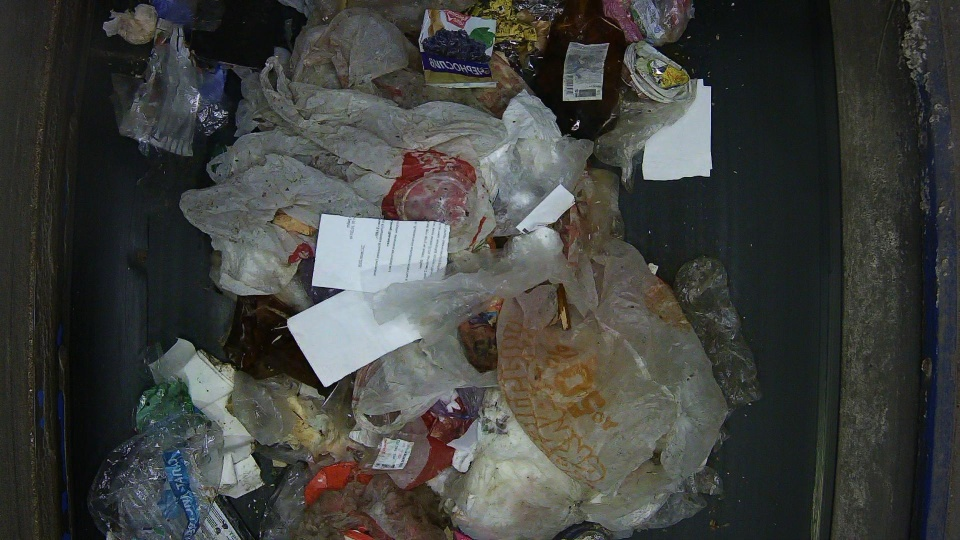
#> input picture DATASETS_BERNOULLI/test/images/Monitoring_photo_2_test_25-Mar_11-18-48.jpg, 960 x 540 px
$ python -i piqe.py   (imports and definitions only)
#> lines starting #> are read from the running program, lines starting #| are printed output that depends on the picture; after the words box and inside, x2 and y2 are one past the last pixel; in counts of white or black regions, pixels touching at a corner belong together
#> further down, picture is the input picture: shape (540, 960, 3); mean B, G, R 63, 65.9, 64.4
# credits to : https://github.com/buyizhiyou/NRVQA, I just copied over the code
# could not find a package for PIQE so I borrowed from the above

import numpy as np
import cv2
from scipy.special import gamma


def calculate_mscn(dis_image):
    dis_image = dis_image.astype(np.float32)  # 类型转换十分重要
    ux = cv2.GaussianBlur(dis_image, (7, 7), 7/6)
    ux_sq = ux*ux
    sigma = np.sqrt(np.abs(cv2.GaussianBlur(dis_image**2, (7, 7), 7/6)-ux_sq))

    mscn = (dis_image-ux)/(1+sigma)

    return mscn

# Function to segment block edges


def segmentEdge(blockEdge, nSegments, blockSize, windowSize):
    # Segment is defined as a collection of 6 contiguous pixels in a block edge
    segments = np.zeros((nSegments, windowSize))
    for i in range(nSegments):
        segments[i, :] = blockEdge[i:windowSize]
        if(windowSize <= (blockSize+1)):
            windowSize = windowSize+1

    return segments


def noticeDistCriterion(Block, nSegments, blockSize, windowSize, blockImpairedThreshold, N):
    # Top edge of block
    topEdge = Block[0, :]
    segTopEdge = segmentEdge(topEdge, nSegments, blockSize, windowSize)

    # Right side edge of block
    rightSideEdge = Block[:, N-1]
    rightSideEdge = np.transpose(rightSideEdge)
    segRightSideEdge = segmentEdge(
        rightSideEdge, nSegments, blockSize, windowSize)

    # Down side edge of block
    downSideEdge = Block[N-1, :]
    segDownSideEdge = segmentEdge(
        downSideEdge, nSegments, blockSize, windowSize)

    # Left side edge of block
    leftSideEdge = Block[:, 0]
    leftSideEdge = np.transpose(leftSideEdge)
    segLeftSideEdge = segmentEdge(
        leftSideEdge, nSegments, blockSize, windowSize)

    # Compute standard deviation of segments in left, right, top and down side edges of a block
    segTopEdge_stdDev = np.std(segTopEdge, axis=1)
    segRightSideEdge_stdDev = np.std(segRightSideEdge, axis=1)
    segDownSideEdge_stdDev = np.std(segDownSideEdge, axis=1)
    segLeftSideEdge_stdDev = np.std(segLeftSideEdge, axis=1)

    # Check for segment in block exhibits impairedness, if the standard deviation of the segment is less than blockImpairedThreshold.
    blockImpaired = 0
    for segIndex in range(segTopEdge.shape[0]):
        if((segTopEdge_stdDev[segIndex] < blockImpairedThreshold) or
                (segRightSideEdge_stdDev[segIndex] < blockImpairedThreshold) or
                (segDownSideEdge_stdDev[segIndex] < blockImpairedThreshold) or
                (segLeftSideEdge_stdDev[segIndex] < blockImpairedThreshold)):
            blockImpaired = 1
            break

    return blockImpaired


def noiseCriterion(Block, blockSize, blockVar):
    # Compute block standard deviation[h,w,c]=size(I)
    blockSigma = np.sqrt(blockVar)
    # Compute ratio of center and surround standard deviation
    cenSurDev = centerSurDev(Block, blockSize)
    # Relation between center-surround deviation and the block standard deviation
    blockBeta = (abs(blockSigma-cenSurDev))/(max(blockSigma, cenSurDev))

    return blockSigma, blockBeta

# Function to compute center surround Deviation of a block


def centerSurDev(Block, blockSize):
    # block center
    center1 = int((blockSize+1)/2)-1
    center2 = center1+1
    center = np.vstack((Block[:, center1], Block[:, center2]))
    # block surround
    Block = np.delete(Block, center1, axis=1)
    Block = np.delete(Block, center1, axis=1)

    # Compute standard deviation of block center and block surround
    center_std = np.std(center)
    surround_std = np.std(Block)

    # Ratio of center and surround standard deviation
    cenSurDev = (center_std/surround_std)

    # Check for nan's
    # if(isnan(cenSurDev)):
    #     cenSurDev = 0

    return cenSurDev


def piqe(im):
    blockSize = 16  # Considered 16x16 block size for overall analysis
    activityThreshold = 0.1  # Threshold used to identify high spatially prominent blocks
    blockImpairedThreshold = 0.1  # Threshold identify blocks having noticeable artifacts
    windowSize = 6  # Considered segment size in a block edge.
    nSegments = blockSize-windowSize+1  # Number of segments for each block edge
    distBlockScores = 0  # Accumulation of distorted block scores
    NHSA = 0  # Number of high spatial active blocks.

    # pad if size is not divisible by blockSize
    if len(im.shape) == 3:
        im = cv2.cvtColor(im, cv2.COLOR_BGR2GRAY)
    originalSize = im.shape
    rows, columns = originalSize
    rowsPad = rows % blockSize
    columnsPad = columns % blockSize
    isPadded = False
    if(rowsPad > 0 or columnsPad > 0):
        if rowsPad > 0:
            rowsPad = blockSize-rowsPad
        if columnsPad > 0:
            columnsPad = blockSize-columnsPad
        isPadded = True
        padSize = [rowsPad, columnsPad]
    im = np.pad(im, ((0, rowsPad), (0, columnsPad)), 'edge')
#> im: shape (544, 960)

    # Normalize image to zero mean and ~unit std
    # used circularly-symmetric Gaussian weighting function sampled out
    # to 3 standard deviations.
    imnorm = calculate_mscn(im)
#> in calculate_mscn, `ux_sq = ux*ux`:
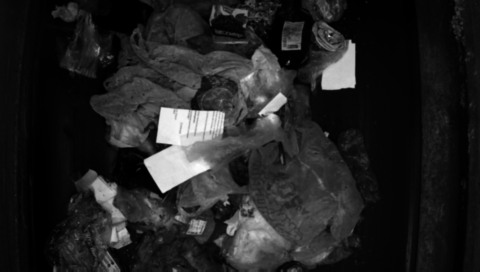
#> ux_sq: shape (544, 960) float32 (shown at 1/2 size); min 43.27, max 43784.5, mean 6111.6; drawn with min black and max white
#> in calculate_mscn, `sigma = np.sqrt(np.abs(cv2.GaussianBlur(dis_image**2, (7, 7), 7/6)-ux_..`:
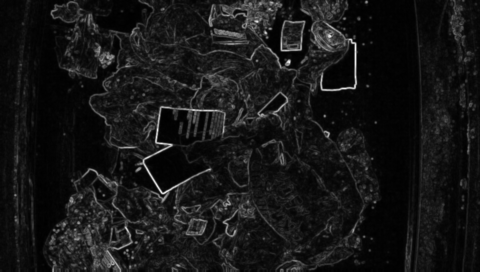
#> sigma: shape (544, 960) float32 (shown at 1/2 size); min 0, max 84.36, mean 7.6; drawn with min black and max white
#> in calculate_mscn, `mscn = (dis_image-ux)/(1+sigma)`:
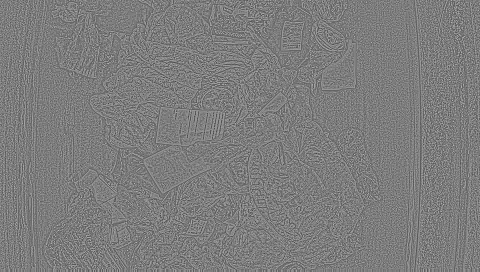
#> mscn: shape (544, 960) float32 (shown at 1/2 size); min -2.38, max 2.46, mean -0.00364; drawn with min black and max white

    # Preallocation for masks
    NoticeableArtifactsMask = np.zeros(imnorm.shape)
    NoiseMask = np.zeros(imnorm.shape)
    ActivityMask = np.zeros(imnorm.shape)

    # Start of block by block processing
    total_var = []
    total_bscore = []
    total_ndc = []
    total_nc = []

    BlockScores = []
    for i in np.arange(0, imnorm.shape[0]-1, blockSize):
        for j in np.arange(0, imnorm.shape[1]-1, blockSize):
             # Weights Initialization
            WNDC = 0
            WNC = 0

            # Compute block variance
            Block = imnorm[i:i+blockSize, j:j+blockSize]
            blockVar = np.var(Block)

            if(blockVar > activityThreshold):
                ActivityMask[i:i+blockSize, j:j+blockSize] = 1
                NHSA = NHSA+1

                # Analyze Block for noticeable artifacts
                blockImpaired = noticeDistCriterion(
                    Block, nSegments, blockSize-1, windowSize, blockImpairedThreshold, blockSize)

                if(blockImpaired):
                    WNDC = 1
                    NoticeableArtifactsMask[i:i +
                                            blockSize, j:j+blockSize] = blockVar

                # Analyze Block for guassian noise distortions
                [blockSigma, blockBeta] = noiseCriterion(
                    Block, blockSize-1, blockVar)

                if((blockSigma > 2*blockBeta)):
                    WNC = 1
                    NoiseMask[i:i+blockSize, j:j+blockSize] = blockVar

                # Pooling/ distortion assigment
                # distBlockScores = distBlockScores + \
                #     WNDC*pow(1-blockVar, 2) + WNC*pow(blockVar, 2)

                if WNDC*pow(1-blockVar, 2) + WNC*pow(blockVar, 2) > 0:
                    BlockScores.append(
                        WNDC*pow(1-blockVar, 2) + WNC*pow(blockVar, 2))

                total_var = [total_var, blockVar]
                total_bscore = [total_bscore, WNDC *
                                (1-blockVar) + WNC*(blockVar)]
                total_ndc = [total_ndc, WNDC]
                total_nc = [total_nc, WNC]
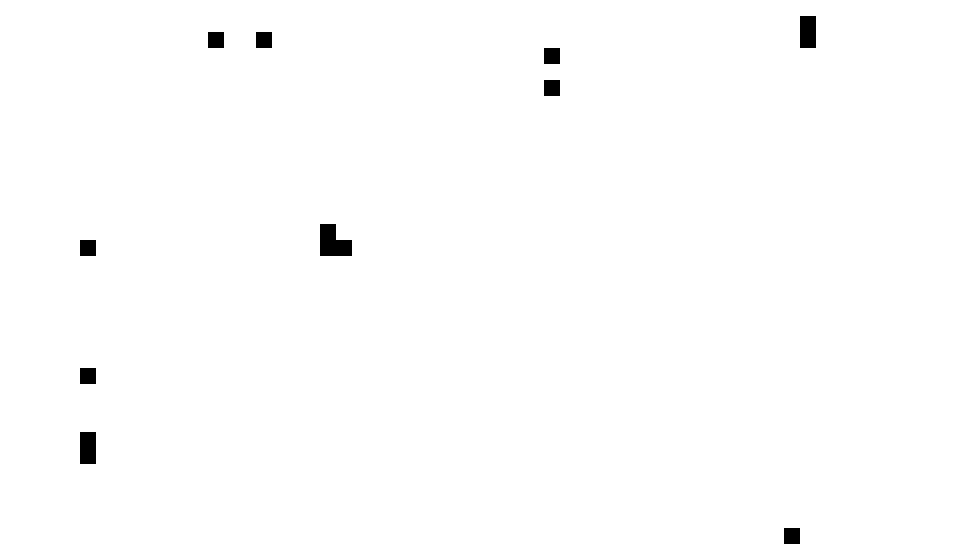
#> ActivityMask: shape (544, 960) float64; values 0 (black) and 1 (white), 99.3% white; 10 black regions, largest, box (x1, y1, x2, y2) and area: (320, 224, 352, 256) 768, (800, 16, 816, 48) 512, (80, 432, 96, 464) 512
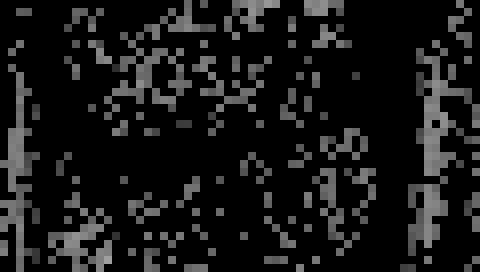
#> NoiseMask: shape (544, 960) float64 (shown at 1/2 size); min 0, max 0.627, mean 0.0965
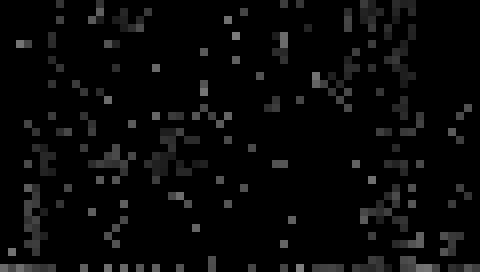
#> NoticeableArtifactsMask: shape (544, 960) float64 (shown at 1/2 size); min 0, max 0.491, mean 0.0341

    BlockScores = sorted(BlockScores)
    lowSum = sum(BlockScores[:int(0.1*len(BlockScores))])
    Sum = sum(BlockScores)
    Scores = [(s*10*lowSum)/Sum for s in BlockScores]
    C = 1
    Score = ((sum(Scores) + C)/(C + NHSA))*100

    # if input image is padded then remove those portions from ActivityMask,
    # NoticeableArtifactsMask and NoiseMask and ensure that size of these masks
    # are always M-by-N.
    if(isPadded):
        NoticeableArtifactsMask = NoticeableArtifactsMask[0:originalSize[0],
                                                          0:originalSize[1]]
#> NoticeableArtifactsMask: shape (540, 960) float64
        NoiseMask = NoiseMask[0:originalSize[0], 0:originalSize[1]]
#> NoiseMask: shape (540, 960) float64
        ActivityMask = ActivityMask[0:originalSize[0], 1:originalSize[1]]
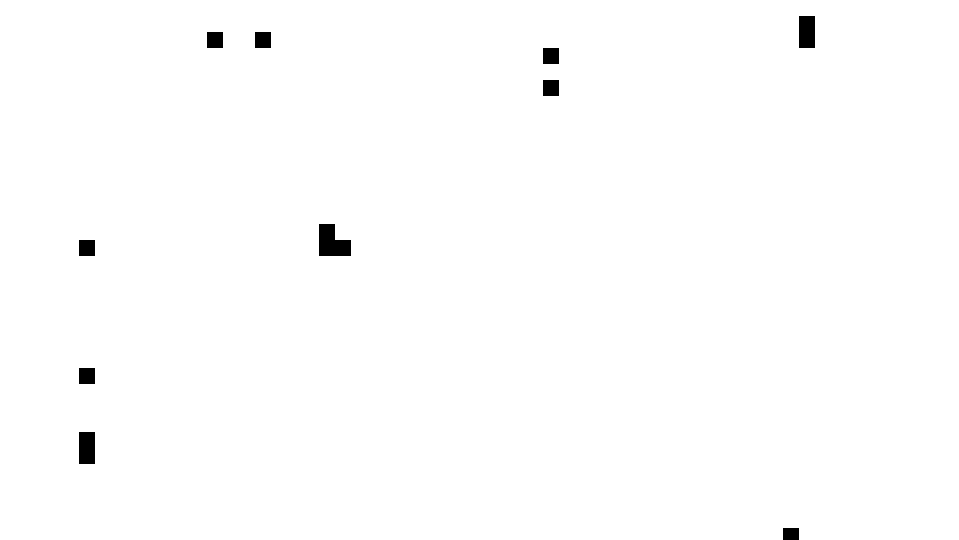
#> ActivityMask: shape (540, 959) float64; values 0 (black) and 1 (white), 99.3% white; 10 black regions, largest, box (x1, y1, x2, y2) and area: (319, 224, 351, 256) 768, (799, 16, 815, 48) 512, (79, 432, 95, 464) 512

    return Score, NoticeableArtifactsMask, NoiseMask, ActivityMask

>>> import cv2
>>> picture = cv2.imread('DATASETS_BERNOULLI/test/images/Monitoring_photo_2_test_25-Mar_11-18-48.jpg')
>>> result = piqe(picture)

$ run again, on DATASETS_BERNOULLI/test/images/Monitoring_photo_2_test_25-Mar_11-23-20.jpg
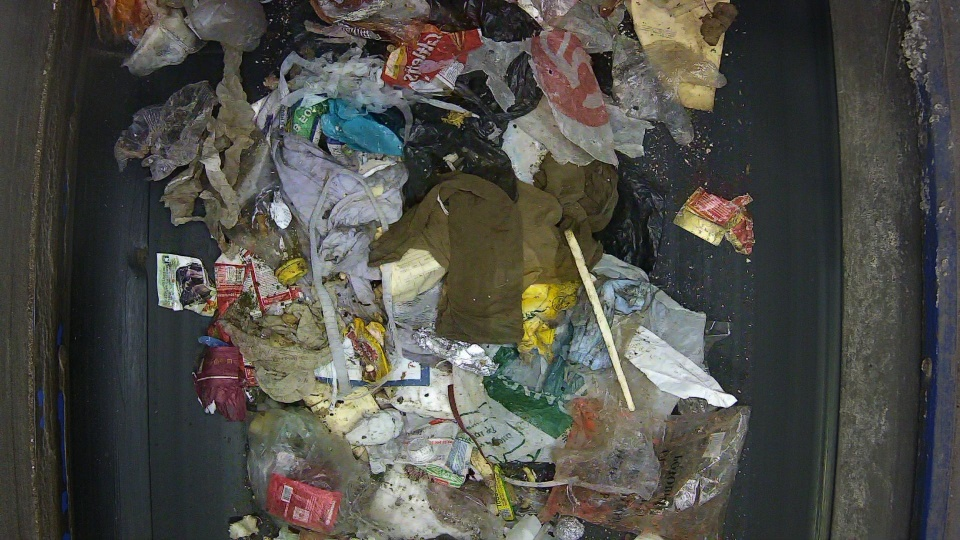
#> input picture DATASETS_BERNOULLI/test/images/Monitoring_photo_2_test_25-Mar_11-23-20.jpg, 960 x 540 px
#> picture is the input picture: shape (540, 960, 3); mean B, G, R 72.7, 78.5, 79.3
#> after the loop in piqe, `for i in np.arange(0, imnorm.shape[0]-1, blockSize):`:
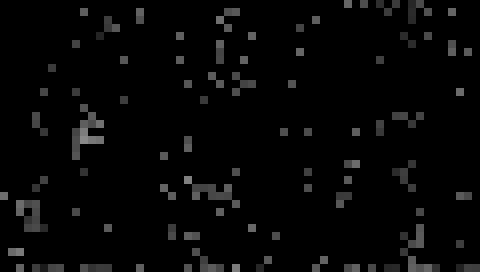
#> NoticeableArtifactsMask: shape (544, 960) float64 (shown at 1/2 size); min 0, max 0.539, mean 0.0267
#> in piqe, `NoiseMask = NoiseMask[0:originalSize[0], 0:originalSize[1]]`:
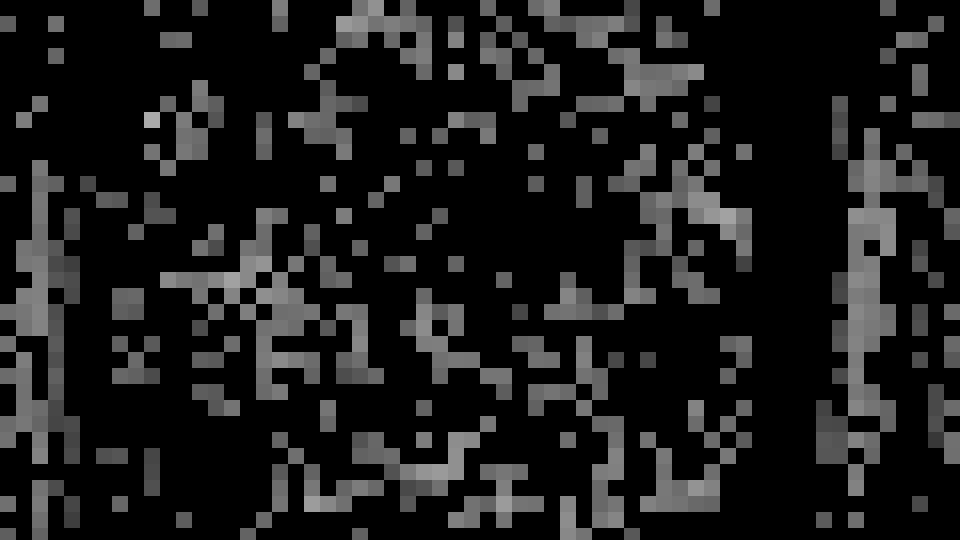
#> NoiseMask: shape (540, 960) float64; min 0, max 0.669, mean 0.114
